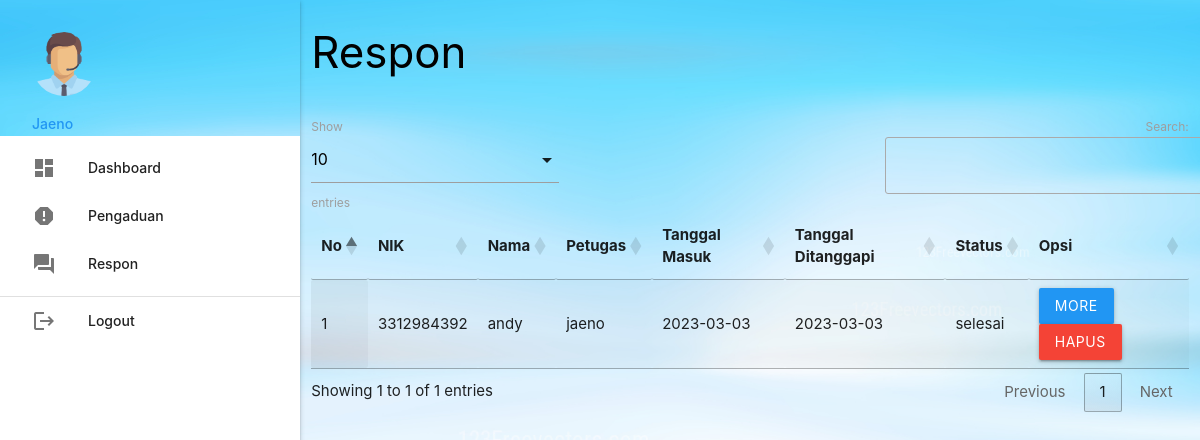
/petugas/index.php?p=respon (signed in), run on the app's committed database.
### tables this page shows
CREATE TABLE `pengaduan` (
  `id_pengaduan` int(5) NOT NULL,
  `tgl_pengaduan` varchar(20) NOT NULL,
  `nik` varchar(16) NOT NULL,
  `isi_laporan` text NOT NULL,
  `foto` varchar(255) NOT NULL,
  `status` enum('proses','selesai') NOT NULL
);

CREATE TABLE `masyarakat` (
  `nik` varchar(16) NOT NULL,
  `nama` varchar(35) NOT NULL,
  `username` varchar(25) NOT NULL,
  `password` varchar(255) NOT NULL,
  `telp` varchar(13) NOT NULL
);

CREATE TABLE `petugas` (
  `id_petugas` int(5) NOT NULL,
  `nama_petugas` varchar(30) NOT NULL,
  `username` varchar(30) NOT NULL,
  `password` varchar(255) NOT NULL,
  `telp_petugas` varchar(13) NOT NULL,
  `level` enum('admin','petugas') NOT NULL
);

CREATE TABLE `tanggapan` (
  `id_tanggapan` int(5) NOT NULL,
  `id_pengaduan` int(5) NOT NULL,
  `tgl_tanggapan` varchar(20) NOT NULL,
  `tanggapan` text NOT NULL,
  `id_petugas` int(5) NOT NULL
);

### petugas/respon.php (the view, shortened to what this page needs)
       <div class="row">
         <div class="col s12 m9">
           <h3 class="black-text">Respon</h3>
         </div>
       </div>
       <table id="example" class="display responsive-table" style="width:100%">
         <thead>
             <tr>
			<th>No</th>
			<th>NIK</th>
			<th>Nama</th>
			<th>Petugas</th>
			<th>Tanggal Masuk</th>
			<th>Tanggal Ditanggapi</th>
			<th>Status</th>
			<th>Opsi</th>
             </tr>
         </thead>
         <tbody>
<?php
	$no=1;
	$query = mysqli_query($koneksi,"SELECT * FROM pengaduan INNER JOIN masyarakat ON pengaduan.nik=masyarakat.nik INNER JOIN tanggapan ON pengaduan.id_pengaduan=tanggapan.id_pengaduan INNER JOIN petugas ON tanggapan.id_petugas=petugas.id_petugas WHERE tanggapan.id_petugas='".$_SESSION['data']['id_petugas']."' ORDER BY tanggapan.id_pengaduan DESC");
	while ($r=mysqli_fetch_assoc($query)) { ?>
	<tr>
		<td><?php echo $no++; ?></td>
		<td><?php echo $r['nik']; ?></td>
		<td><?php echo $r['nama']; ?></td>
		<td><?php echo $r['nama_petugas']; ?></td>
		<td><?php echo $r['tgl_pengaduan']; ?></td>
		<td><?php echo $r['tgl_tanggapan']; ?></td>
		<td><?php echo $r['status']; ?></td>
		<td><a class="btn blue modal-trigger" href="#more?id_tanggapan=<?php echo $r['id_tanggapan'] ?>">More</a> <a class="btn red" onclick="return confirm('Anda Yakin Ingin Menghapus Y/N')" href="index.php?p=tanggapan_hapus&id_tanggapan=<?php echo $r['id_tanggapan'] ?>">Hapus</a></td>
	</tr>
           <?php  }
            ?>
         </tbody>
       </table>

### data on the page
pengaduan: masyarakat.nik "3312984392", masyarakat.nama "andy", petugas.nama_petugas "jaeno", tgl_pengaduan "2023-03-03", tanggapan.tgl_tanggapan "2023-03-03", status "selesai"

### other printed values
$_SESSION['data']['nama_petugas'] "Jaeno"
